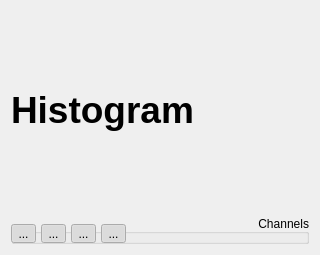
<?xml version="1.0" encoding="UTF-8"?>
<ui version="4.0">
 <class>HistogramViewer</class>
 <widget class="QWidget" name="HistogramViewer">
  <property name="windowModality">
   <enum>Qt::WindowModal</enum>
  </property>
  <property name="geometry">
   <rect>
    <x>0</x>
    <y>0</y>
    <width>320</width>
    <height>255</height>
   </rect>
  </property>
  <property name="sizePolicy">
   <sizepolicy hsizetype="Expanding" vsizetype="Expanding">
    <horstretch>0</horstretch>
    <verstretch>0</verstretch>
   </sizepolicy>
  </property>
  <property name="minimumSize">
   <size>
    <width>320</width>
    <height>255</height>
   </size>
  </property>
  <property name="windowTitle">
   <string>Form</string>
  </property>
  <property name="layoutDirection">
   <enum>Qt::LeftToRight</enum>
  </property>
  <layout class="QVBoxLayout" name="verticalLayout">
   <property name="sizeConstraint">
    <enum>QLayout::SetMinimumSize</enum>
   </property>
   <item>
    <widget class="QLabel" name="histogramLabel">
     <property name="sizePolicy">
      <sizepolicy hsizetype="Expanding" vsizetype="Expanding">
       <horstretch>0</horstretch>
       <verstretch>0</verstretch>
      </sizepolicy>
     </property>
     <property name="minimumSize">
      <size>
       <width>100</width>
       <height>100</height>
      </size>
     </property>
     <property name="maximumSize">
      <size>
       <width>600</width>
       <height>800</height>
      </size>
     </property>
     <property name="font">
      <font>
       <pointsize>28</pointsize>
       <weight>75</weight>
       <bold>true</bold>
      </font>
     </property>
     <property name="text">
      <string>Histogram</string>
     </property>
     <property name="scaledContents">
      <bool>false</bool>
     </property>
     <property name="textInteractionFlags">
      <set>Qt::NoTextInteraction</set>
     </property>
    </widget>
   </item>
   <item>
    <widget class="QGroupBox" name="channelBox">
     <property name="sizePolicy">
      <sizepolicy hsizetype="MinimumExpanding" vsizetype="Preferred">
       <horstretch>0</horstretch>
       <verstretch>0</verstretch>
      </sizepolicy>
     </property>
     <property name="minimumSize">
      <size>
       <width>280</width>
       <height>30</height>
      </size>
     </property>
     <property name="maximumSize">
      <size>
       <width>1500</width>
       <height>30</height>
      </size>
     </property>
     <property name="title">
      <string>Channels</string>
     </property>
     <property name="alignment">
      <set>Qt::AlignBottom|Qt::AlignRight|Qt::AlignTrailing</set>
     </property>
     <property name="flat">
      <bool>true</bool>
     </property>
     <widget class="QToolButton" name="toggleRed">
      <property name="geometry">
       <rect>
        <x>0</x>
        <y>10</y>
        <width>25</width>
        <height>19</height>
       </rect>
      </property>
      <property name="text">
       <string>...</string>
      </property>
      <property name="icon">
       <iconset resource="../../res/icons.qrc">
        <normaloff>:/icons/icons/eye_red.png</normaloff>:/icons/icons/eye_red.png</iconset>
      </property>
      <property name="checkable">
       <bool>true</bool>
      </property>
      <property name="checked">
       <bool>true</bool>
      </property>
      <property name="autoRaise">
       <bool>true</bool>
      </property>
     </widget>
     <widget class="QToolButton" name="toggleGreen">
      <property name="geometry">
       <rect>
        <x>30</x>
        <y>10</y>
        <width>25</width>
        <height>19</height>
       </rect>
      </property>
      <property name="text">
       <string>...</string>
      </property>
      <property name="icon">
       <iconset resource="../../res/icons.qrc">
        <normaloff>:/icons/icons/eye_green.png</normaloff>:/icons/icons/eye_green.png</iconset>
      </property>
      <property name="checkable">
       <bool>true</bool>
      </property>
      <property name="checked">
       <bool>true</bool>
      </property>
      <property name="autoRaise">
       <bool>true</bool>
      </property>
     </widget>
     <widget class="QToolButton" name="toggleBlue">
      <property name="geometry">
       <rect>
        <x>60</x>
        <y>10</y>
        <width>25</width>
        <height>19</height>
       </rect>
      </property>
      <property name="text">
       <string>...</string>
      </property>
      <property name="icon">
       <iconset resource="../../res/icons.qrc">
        <normaloff>:/icons/icons/eye_blue.png</normaloff>:/icons/icons/eye_blue.png</iconset>
      </property>
      <property name="checkable">
       <bool>true</bool>
      </property>
      <property name="checked">
       <bool>true</bool>
      </property>
      <property name="autoRaise">
       <bool>true</bool>
      </property>
     </widget>
     <widget class="QToolButton" name="toggleGray">
      <property name="geometry">
       <rect>
        <x>90</x>
        <y>10</y>
        <width>25</width>
        <height>19</height>
       </rect>
      </property>
      <property name="text">
       <string>...</string>
      </property>
      <property name="icon">
       <iconset resource="../../res/icons.qrc">
        <normaloff>:/icons/icons/eye_gray.png</normaloff>:/icons/icons/eye_gray.png</iconset>
      </property>
      <property name="checkable">
       <bool>true</bool>
      </property>
      <property name="checked">
       <bool>true</bool>
      </property>
      <property name="autoRaise">
       <bool>true</bool>
      </property>
     </widget>
    </widget>
   </item>
  </layout>
 </widget>
 <resources>
  <include location="../../res/icons.qrc"/>
 </resources>
 <connections/>
</ui>
